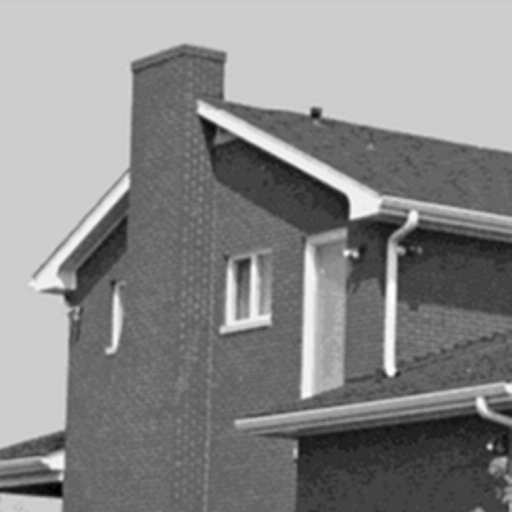
#> input picture Lab6/Imatges/house.png, 512 x 512 px
$ python 06.2_VectorQ_PRACTICA.py   (older library calls are emulated)
#> lines starting #> are read from the running program, lines starting #| are printed output that depends on the picture; long printed decimals are rounded
# -*- coding: utf-8 -*-
"""

"""

from scipy import misc
import numpy as np
import matplotlib.pyplot as plt
import scipy.ndimage
from scipy.cluster.vq import vq, kmeans
from skimage import io
import math
#%%

#imagen=scipy.misc.imread('../standard_test_images/house.png')
imagen = io.imread('./Imatges/house.png')
#> imagen is the input picture: shape (512, 512); min 0, max 254, mean 136.5
(n,m)=imagen.shape # filas y columnas de la imagen
#> n = 512; m = 512
plt.figure()
plt.imshow(imagen, cmap=plt.cm.gray)
plt.show()

#%%
def kmeansQ(imagen):
    imagen2 = imagen

    x, y = imagen.shape
#> x = 512; y = 512
    blocks = np.zeros((int(x*y/64), 64))

    for i in range (0, x, 8):
        for j in range (0, y, 8):
            curr_block = imagen[i:i+8, j:j+8]
            blocks[int(i*x/64+j/8), :] = np.reshape(curr_block, 64)

    centr, _ = kmeans(blocks, 512)
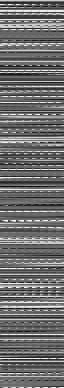
#> centr: shape (388, 64) float64; min 9, max 254, mean 110.9
    dicc, _ = vq(blocks, centr)
#> dicc = 4096 values, max 387 at index 2143, min 0 at index 64, mean 140.1

    rnge = int(x/8)
#> rnge = 64

    for i in range (0, rnge*rnge):
        b = centr[dicc[i]]
        for j in range (0, 8*8):
            x = int(8*int(i/rnge) + j/8)
            y = int(j%8 + 8*int(i%rnge))
            imagen2[x][y] = int(b[j])

    return imagen2

def kmeansHouseDic(camera):
    imagen = io.imread('./Imatges/house.png')

    # blocks imatge house
    x, y = imagen.shape
    blocks = np.zeros((int(x*y/64), 64))

    for i in range (0, x, 8):
        for j in range (0, y, 8):
            curr_block = imagen[i:i+8, j:j+8]
            blocks[int(i*x/64+j/8), :] = np.reshape(curr_block, 64)

    # blocks imatge cameraman
    x2, y2 = camera.shape
    blocks2 = np.zeros((int(x2*y2/64), 64))

    for i in range (0, x2, 8):
        for j in range (0, y2, 8):
            curr_block2 = camera[i:i+8, j:j+8]
            blocks2[int(i*x/64+j/8), :] = np.reshape(curr_block2, 64)

    centr, _ = kmeans(blocks, 512)
    dicc, _ = vq(blocks2, centr)

    rnge = int(x/8)

    for i in range (0, rnge*rnge):
        b = centr[dicc[i]]
        for j in range (0, 8*8):
            x = int(8*int(i/rnge) + j/8)
            y = int(j%8 + 8*int(i%rnge))
            imagen2[x][y] = int(b[j])

    return imagen2


"""
Usando K-means http://docs.scipy.org/doc/scipy/reference/cluster.vq.html
crear un diccionario cuyas palabras sean bloques 8x8 con 512 entradas
para la imagen house.png.

Dibujar el resultado de codificar house.png con dicho diccionario.

Calcular el error, la ratio de compresión y el número de bits por píxel
"""
im = kmeansQ(imagen)

plt.imshow(im, cmap=plt.cm.gray)
plt.show()

x, y = imagen.shape
#> x = 512; y = 512
imagen = io.imread('./Imatges/house.png')
err = np.sqrt(sum(sum(np.subtract(imagen,im)**2))/(x*y))
#> err = 0.5
print("error: ", err)
#| error:  0.4995


imSize = x * y * 8 #bytes * 8bits/byte
#> imSize = 2097152
im2Size =  x * y / 64 * math.ceil(math.log(512,2))
#> im2Size = 36864
d = 512 * (8*8) * 8

#tamaño del diccionario + el de la imagen comprimida
im2Size = im2Size + d
#> im2Size = 299008
r = imSize / im2Size
#> r = 7.01
print("ratio:", r)
#| ratio: 7.014

bitsPixel = 8*im2Size/imSize
#> bitsPixel = 1.14
print("bits pixel", bitsPixel)
#| bits pixel 1.141

"""
Hacer lo mismo con la imagen cameraman.png

https://atenea.upc.edu/mod/folder/view.php?id=1833385
http://www.imageprocessingplace.com/downloads_V3/root_downloads/image_databases/standard_test_images.zip
"""


"""
Dibujar el resultado de codificar cameraman.png con el diccionarios obtenido
con la imagen house.png

Calcular el error.
"""
print("\nCAMERAMAN\n")
camera = io.imread('./Imatges/cameraman.png')
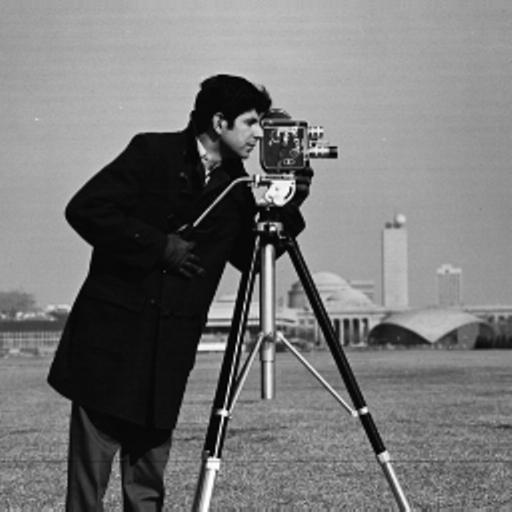
#> input picture Lab6/Imatges/cameraman.png, 512 x 512 px
#> camera is the input picture: shape (512, 512); min 0, max 255, mean 118.3

plt.imshow(camera, cmap=plt.cm.gray)
plt.show()

im = kmeansQ(camera)
#> in kmeansQ (call 2), `centr, _ = kmeans(blocks, 512)`:
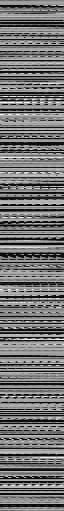
#> centr: shape (511, 64) float64; min 0, max 252, mean 115.7
#> in kmeansQ (call 2), `dicc, _ = vq(blocks, centr)`: dicc = 4096 values, max 510 at index 2496, min 0 at index 3231, mean 266.3
#> after the loop in kmeansQ (call 2), `for i in range (0, rnge*rnge):`:
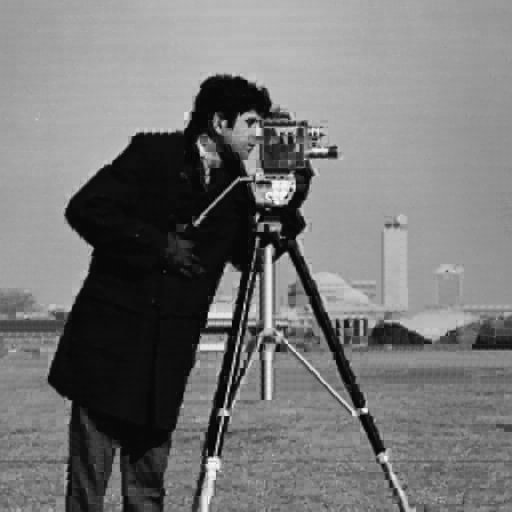
#> imagen2: shape (512, 512); min 0, max 252, mean 117.9

camera = io.imread('./Imatges/cameraman.png')
plt.imshow(im, cmap=plt.cm.gray)
plt.show()

x, y = camera.shape

err = np.sqrt(sum(sum(np.subtract(camera,im)**2))/(x*y))
#> err = 0.494
print("error: ", err)
#| error:  0.4938
